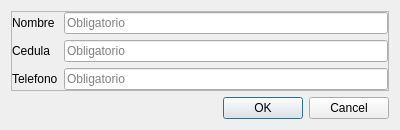
<?xml version="1.0" encoding="UTF-8"?>
<ui version="4.0">
 <class>DialogAgregarSocio</class>
 <widget class="QDialog" name="DialogAgregarSocio">
  <property name="geometry">
   <rect>
    <x>0</x>
    <y>0</y>
    <width>400</width>
    <height>121</height>
   </rect>
  </property>
  <property name="windowTitle">
   <string>Agregar Socio</string>
  </property>
  <layout class="QVBoxLayout" name="verticalLayout">
   <item>
    <widget class="QFrame" name="frame">
     <property name="frameShape">
      <enum>QFrame::StyledPanel</enum>
     </property>
     <property name="frameShadow">
      <enum>QFrame::Raised</enum>
     </property>
     <layout class="QFormLayout" name="formLayout">
      <property name="leftMargin">
       <number>0</number>
      </property>
      <property name="topMargin">
       <number>0</number>
      </property>
      <property name="rightMargin">
       <number>0</number>
      </property>
      <property name="bottomMargin">
       <number>0</number>
      </property>
      <item row="0" column="0">
       <widget class="QLabel" name="lbl_nombre">
        <property name="text">
         <string>Nombre</string>
        </property>
       </widget>
      </item>
      <item row="2" column="0">
       <widget class="QLabel" name="lbl_telefono">
        <property name="text">
         <string>Telefono</string>
        </property>
       </widget>
      </item>
      <item row="1" column="0">
       <widget class="QLabel" name="lbl_cedula">
        <property name="text">
         <string>Cedula</string>
        </property>
       </widget>
      </item>
      <item row="0" column="1">
       <widget class="QLineEdit" name="lnedit_nombre">
        <property name="placeholderText">
         <string>Obligatorio</string>
        </property>
       </widget>
      </item>
      <item row="1" column="1">
       <widget class="QLineEdit" name="lnedit_cedula">
        <property name="placeholderText">
         <string>Obligatorio</string>
        </property>
       </widget>
      </item>
      <item row="2" column="1">
       <widget class="QLineEdit" name="lnedit_telefono">
        <property name="placeholderText">
         <string>Obligatorio</string>
        </property>
       </widget>
      </item>
     </layout>
    </widget>
   </item>
   <item>
    <widget class="QDialogButtonBox" name="buttonBox">
     <property name="orientation">
      <enum>Qt::Horizontal</enum>
     </property>
     <property name="standardButtons">
      <set>QDialogButtonBox::Cancel|QDialogButtonBox::Ok</set>
     </property>
    </widget>
   </item>
  </layout>
 </widget>
 <resources/>
 <connections>
  <connection>
   <sender>buttonBox</sender>
   <signal>accepted()</signal>
   <receiver>DialogAgregarSocio</receiver>
   <slot>accept()</slot>
   <hints>
    <hint type="sourcelabel">
     <x>248</x>
     <y>254</y>
    </hint>
    <hint type="destinationlabel">
     <x>157</x>
     <y>274</y>
    </hint>
   </hints>
  </connection>
  <connection>
   <sender>buttonBox</sender>
   <signal>rejected()</signal>
   <receiver>DialogAgregarSocio</receiver>
   <slot>reject()</slot>
   <hints>
    <hint type="sourcelabel">
     <x>316</x>
     <y>260</y>
    </hint>
    <hint type="destinationlabel">
     <x>286</x>
     <y>274</y>
    </hint>
   </hints>
  </connection>
 </connections>
</ui>
